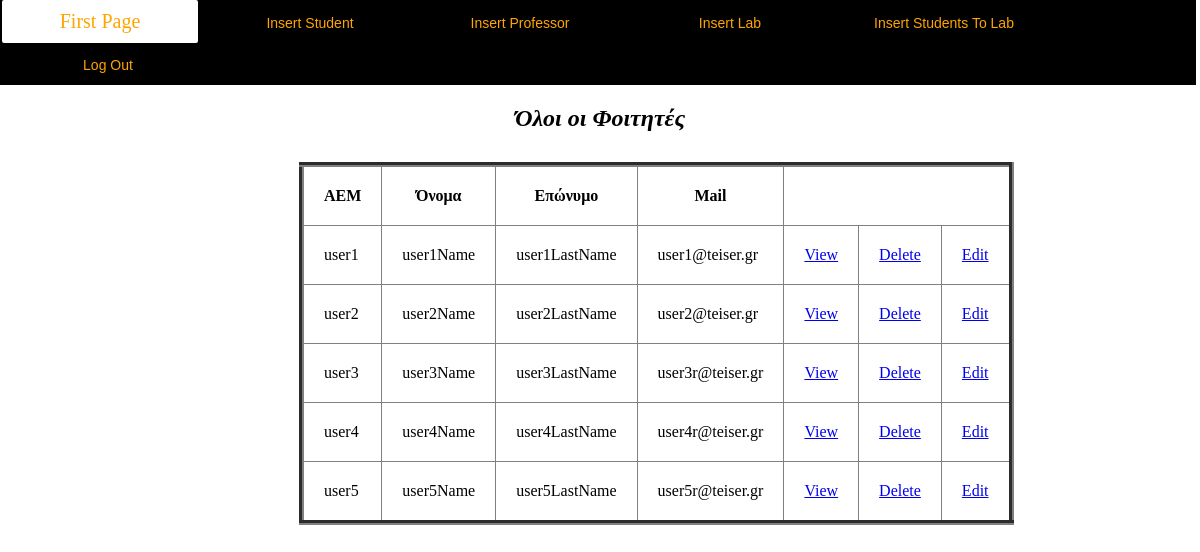
Page /view-all-students.php on the committed database.
### tables this page shows
CREATE TABLE IF NOT EXISTS `students` (
  `AEM` varchar(50) NOT NULL,
  `password` varchar(50) NOT NULL,
  `firstname` varchar(50) NOT NULL,
  `lastname` varchar(50) NOT NULL,
  `mail` varchar(50) NOT NULL,
  PRIMARY KEY (`AEM`)
);

### view-all-students.php (the view, shortened to what this page needs)
<?php
echo"
<html>
<head>
<link rel='stylesheet' type='text/css' href='style.css'>
</head>
<body>
<div id='dist_menu'>
		<a href='administrator_index.php'><button class='Dist_menu_buttons' id='first_page'>First Page</button></a><a href='insert_student_page.php'><button  id='insert_stu' class='Dist_menu_buttons'>Insert Student</button></a><a href='insert_professor_page.php'><button  id='insert_pr'  class='Dist_menu_buttons'>Insert Professor</button></a><a href='insert_lab_page.php'><button  id='insert_la' class='Dist_menu_buttons'>Insert Lab</button></a>
		<a href='insert_student_to_labs.php'><button  id='insert_student_to_lab' class='Dist_menu_buttons'>Insert Students To Lab</button></a>
		<a href='index.php'>
		<button  id='insert_pr'  class='Dist_menu_buttons'>Log Out</button></a>
		</div>
<h2>Όλοι οι Φοιτητές</h2>
<div class='view_all_student_form_specific_lab'>
<table border=1 style='margin-left :-15px;  border-width :5px; border-collapse:collapse;'>
<tr>
	<th>ΑEM</th>
	<th>Όνομα</th>
	<th>Επώνυμο</th>
	<th>Mail</th>
	<th colspan=3></th>
</tr>";
$students=mysql_query('SELECT * FROM students');
while($students1=mysql_fetch_array($students)) {
	echo"<tr>
		<td>".$students1["AEM"]."</td>
		<td>".$students1["firstname"]."</td>
		<td>".$students1["lastname"]."</td>
		<td>".$students1["mail"]."</td>
		<td><a href='just_student_profile.php?AEM=".$students1["AEM"]."'>View</a></td>
		<td><a href='delete_student.php?AEM=".$students1["AEM"]."'>Delete</a></td>
		<td><a href='update_student_or_professor_page.php?Key=".$students1["AEM"]."'>Edit</a></td>
	</tr>";
}
echo"</table>
</div>
</body>
</html>";
?>

### style.css (style rules this page uses)
#dist_menu { margin-left: -10px; margin-top : -10px; width : 101.2%; background-color : black; }
.Dist_menu_buttons { border : 2px solid rgb(0,0,0); border-radius : 4px; width :200px; text-align :center; padding : 10px; background: transparent; color : orange; }
#first_page { font-size :15px; margin-left : 2px; }
#insert_stu, #insert_pr , #insert_la { font-size :20px; margin-left : 10px; }
#first_page { font-size :20px; margin-left : 2px; }
#insert_stu, #insert_pr ,#insert_la,#insert_student_to_lab { font-size :14px; margin-left : 10px; }
#name_div,#last_div,#email_div, { margin-top : 40px; }

### view-all-students.php (style rules this page uses)
th , td { padding :20px; }
.view_all_student_form_specific_lab { margin-left : 25%; width :400px; padding : 10px; border : none ; }
h2 { text-align : center; font-family : verdana; font-style : italic; }

### rows in the picture
students: AEM "user1", firstname "user1Name", lastname "user1LastName", mail "user1@teiser.gr"
students: AEM "user2", firstname "user2Name", lastname "user2LastName", mail "user2@teiser.gr"
students: AEM "user3", firstname "user3Name", lastname "user3LastName", mail "user3r@teiser.gr"
students: AEM "user4", firstname "user4Name", lastname "user4LastName", mail "user4r@teiser.gr"
students: AEM "user5", firstname "user5Name", lastname "user5LastName", mail "user5r@teiser.gr"
